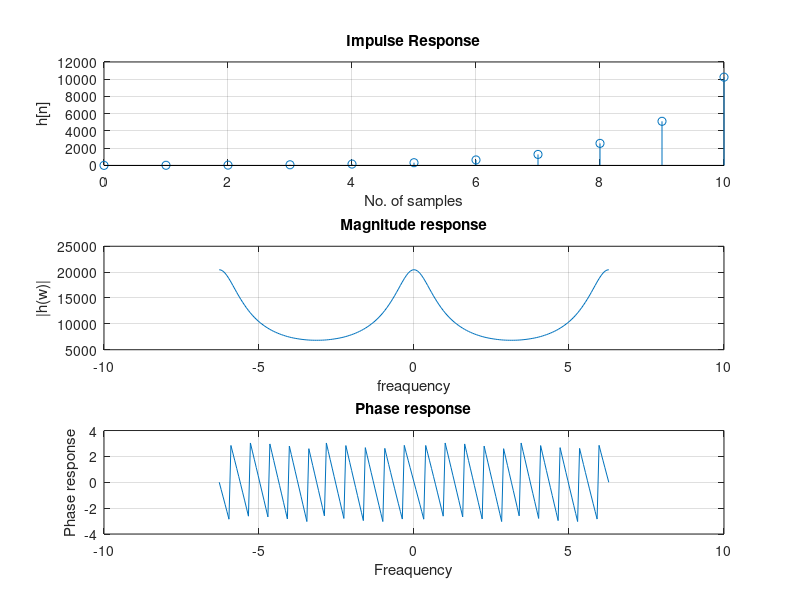

The MATLAB script that drew this image:
n = 0:1:10;
h = 10*2.^n;
w = -2*pi:2*pi/100 : 2*pi;
b = exp(-j).^(n'*w);
H = h*b;
subplot(3,1,1);
stem(n,h);
title("Impulse Response");
xlabel("No. of samples");
ylabel("h[n]");
grid on ;
hold on ;
subplot(3,1,2);
plot(w,abs(H));
title("Magnitude response");
xlabel("freaquency");
ylabel("|h(w)|");
grid on;
hold on;
subplot(3,1,3);
plot(w,angle(H));
title("Phase response");
xlabel("Freaquency");
ylabel("Phase response");
grid on;
hold on ;
